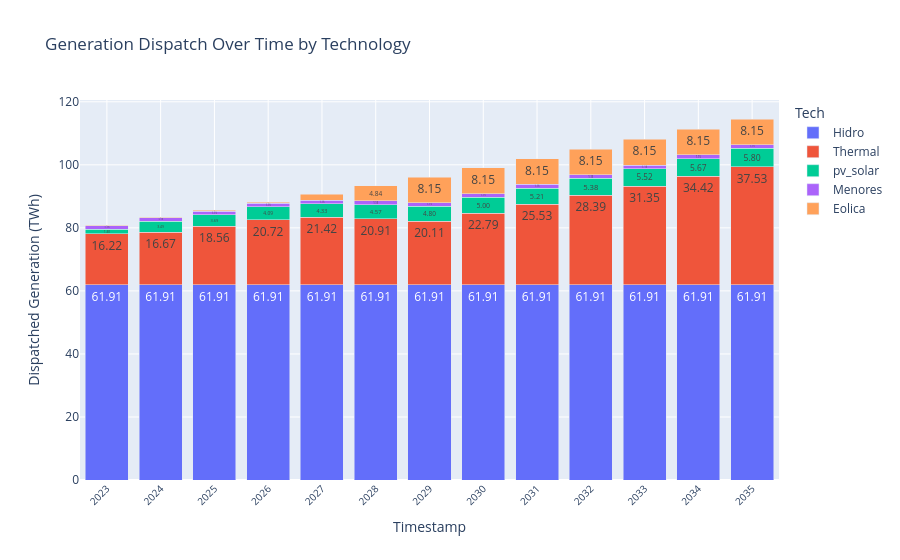

The code cell stored with this chart in its notebook:
### Code cell
# Transform data
sce_sw = pd.read_csv(model_outputs_path+'/dispatch.csv')
sce_sw['year'] = sce_sw['timestamp'].str[:4]
sce_sw['Energy_TWh_typical_yr'] = sce_sw['Energy_GWh_typical_yr'] / 1000
sce_sw.rename(columns={'gen_tech': 'Tech'}, inplace=True)
# Plot
sw.scenarios.dispatched_generation(sce_sw, 'year', 'Energy_TWh_typical_yr', 'Tech')

### Figure 1 — Plotly figure (JSON) as saved in the notebook; plotly's stock layout.template omitted (floating-point values rounded to 4 significant figures)
{"data": [{"alignmentgroup": "True", "hovertemplate": "Tech=Hidro<br>Year=%{x}<br>Dispatched Generation (MW)=%{text}<extra></extra>", "legendgroup": "Hidro", "marker": {"color": "#636efa", "pattern": {"shape": ""}}, "name": "Hidro", "offsetgroup": "Hidro", "orientation": "v", "showlegend": true, "text": [61.91, 61.91, 61.91, 61.91, 61.91, 61.91, 61.91, 61.91, 61.91, 61.91, 61.91, 61.91, 61.91], "textposition": "inside", "texttemplate": "%{text:.2f}", "type": "bar", "x": ["2023", "2024", "2025", "2026", "2027", "2028", "2029", "2030", "2031", "2032", "2033", "2034", "2035"], "xaxis": "x", "y": [61.91, 61.91, 61.91, 61.91, 61.91, 61.91, 61.91, 61.91, 61.91, 61.91, 61.91, 61.91, 61.91], "yaxis": "y"}, {"alignmentgroup": "True", "hovertemplate": "Tech=Thermal<br>Year=%{x}<br>Dispatched Generation (MW)=%{text}<extra></extra>", "legendgroup": "Thermal", "marker": {"color": "#EF553B", "pattern": {"shape": ""}}, "name": "Thermal", "offsetgroup": "Thermal", "orientation": "v", "showlegend": true, "text": [16.22, 16.67, 18.56, 20.72, 21.42, 20.91, 20.11, 22.79, 25.53, 28.39, 31.35, 34.42, 37.53], "textposition": "inside", "texttemplate": "%{text:.2f}", "type": "bar", "x": ["2023", "2024", "2025", "2026", "2027", "2028", "2029", "2030", "2031", "2032", "2033", "2034", "2035"], "xaxis": "x", "y": [16.22, 16.67, 18.56, 20.72, 21.42, 20.91, 20.11, 22.79, 25.53, 28.39, 31.35, 34.42, 37.53], "yaxis": "y"}, {"alignmentgroup": "True", "hovertemplate": "Tech=pv_solar<br>Year=%{x}<br>Dispatched Generation (MW)=%{text}<extra></extra>", "legendgroup": "pv_solar", "marker": {"color": "#00cc96", "pattern": {"shape": ""}}, "name": "pv_solar", "offsetgroup": "pv_solar", "orientation": "v", "showlegend": true, "text": [1.398, 3.485, 3.691, 4.093, 4.332, 4.571, 4.801, 5.004, 5.207, 5.377, 5.525, 5.674, 5.801], "textposition": "inside", "texttemplate": "%{text:.2f}", "type": "bar", "x": ["2023", "2024", "2025", "2026", "2027", "2028", "2029", "2030", "2031", "2032", "2033", "2034", "2035"], "xaxis": "x", "y": [1.398, 3.485, 3.691, 4.093, 4.332, 4.571, 4.801, 5.004, 5.207, 5.377, 5.525, 5.674, 5.801], "yaxis": "y"}, {"alignmentgroup": "True", "hovertemplate": "Tech=Menores<br>Year=%{x}<br>Dispatched Generation (MW)=%{text}<extra></extra>", "legendgroup": "Menores", "marker": {"color": "#ab63fa", "pattern": {"shape": ""}}, "name": "Menores", "offsetgroup": "Menores", "orientation": "v", "showlegend": true, "text": [1.15, 1.15, 1.15, 1.15, 1.15, 1.15, 1.15, 1.15, 1.15, 1.15, 1.15, 1.15, 1.15], "textposition": "inside", "texttemplate": "%{text:.2f}", "type": "bar", "x": ["2023", "2024", "2025", "2026", "2027", "2028", "2029", "2030", "2031", "2032", "2033", "2034", "2035"], "xaxis": "x", "y": [1.15, 1.15, 1.15, 1.15, 1.15, 1.15, 1.15, 1.15, 1.15, 1.15, 1.15, 1.15, 1.15], "yaxis": "y"}, {"alignmentgroup": "True", "hovertemplate": "Tech=Eolica<br>Year=%{x}<br>Dispatched Generation (MW)=%{text}<extra></extra>", "legendgroup": "Eolica", "marker": {"color": "#FFA15A", "pattern": {"shape": ""}}, "name": "Eolica", "offsetgroup": "Eolica", "orientation": "v", "showlegend": true, "text": [0.2143, 0.2143, 0.2143, 0.2143, 1.912, 4.843, 8.149, 8.149, 8.149, 8.149, 8.149, 8.149, 8.149], "textposition": "inside", "texttemplate": "%{text:.2f}", "type": "bar", "x": ["2023", "2024", "2025", "2026", "2027", "2028", "2029", "2030", "2031", "2032", "2033", "2034", "2035"], "xaxis": "x", "y": [0.2143, 0.2143, 0.2143, 0.2143, 1.912, 4.843, 8.149, 8.149, 8.149, 8.149, 8.149, 8.149, 8.149], "yaxis": "y"}], "layout": {"barmode": "stack", "legend": {"title": {"text": "Tech"}, "tracegroupgap": 0}, "title": {"text": "Generation Dispatch Over Time by Technology"}, "xaxis": {"anchor": "y", "domain": [0, 1], "showgrid": true, "tickangle": -45, "tickfont": {"size": 10}, "tickvals": ["2023", "2024", "2025", "2026", "2027", "2028", "2029", "2030", "2031", "2032", "2033", "2034", "2035"], "title": {"text": "Timestamp"}}, "yaxis": {"anchor": "x", "domain": [0, 1], "title": {"text": "Dispatched Generation (TWh)"}}}}
